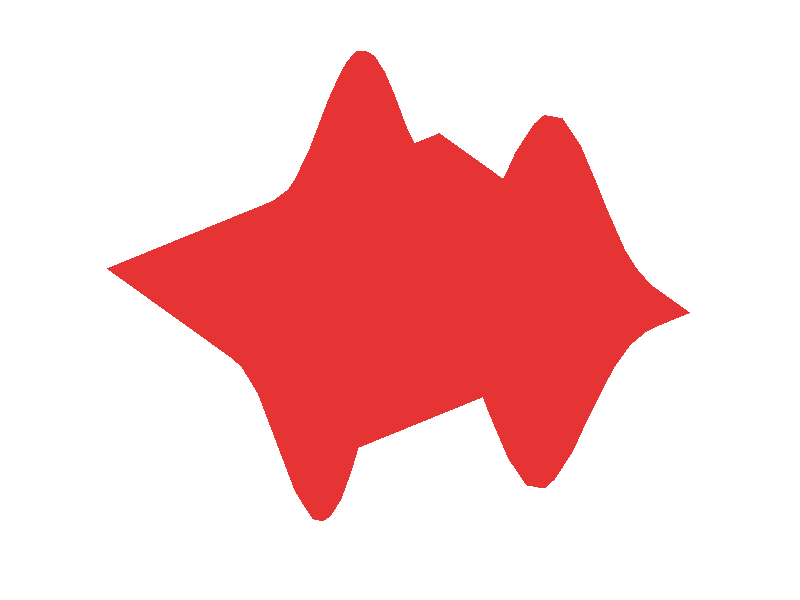

MATLAB code to generate this figure: (Note: this script raises an error after producing the figure.)
function ldrum

% number of grid spacings in each direction (i.e., 1/h)
ns1 = 32;

% number of grid points in each direction
n1 = ns1+1;

% generates 2d grid points
x1 = linspace(0,1,n1)';
[xm,ym] = ndgrid(x1,x1);

% concaternate grid points as single-index array
xx = [xm(:),ym(:)]; 

% grid spacing
h = 1/ns1;

% construct a matrix for the n1 x n1 grid
n2 = n1*n1;
A = sparse([],[],[],n2,n2);
for i = 2:n1-1 % interior nodes only
    for j = 2:n1-1% interior nodes only
        % fill the FD equation for node (i,j)
        
        % find single-index value of self and neighbors
        indc = i  + n1*(j-1);  % center node: (i,j)
        indl = i-1  + n1*(j-1);  % left node: (i-1,j)
        indr = i+1  + n1*(j-1);  % right node: (i+1,j)
        indb = i  + n1*(j-2);  % bottom node: (i,j-1)
        indt = i  + n1*j;  % top node: (i,j+1)
        
        % fill values
        A(indc,indc) = 4/h^2;     % center value
        A(indl,indc) = -1/h^2;    % left value
        A(indr,indc) = -1/h^2;    % right value
        A(indc,indb) = -1/h^2;    % bottom value
        A(indc,indt) = -1/h^2;    % top value
    end
end

% specify the domain shape
ldomain = true;

% we now find the interior nodes; these are the unknowns of the problem
if (ldomain)
    % identify interior nodes of L-shaped domain
    interior = find(((xx(:,1) > 0) & (xx(:,1) < 1) & (xx(:,2) > 0) & (xx(:,2) < 1)) ...
        & ((xx(:,1) > 1/2) | (xx(:,2) < 1/2)));
else
    % identify interior nodes of a square
    interior = find((xx(:,1) > 0) & (xx(:,1) < 1) & (xx(:,2) > 0) & (xx(:,2) < 1));
end

% extract the equations and unknowns associated with interior nodes
Aint = A(interior,interior);

% find the 10 smallest eigenvalues
neig = 10;
[V,D] = eigs(Aint,neig,'sm');

% display the sqrt of the neig eigenvalues
fprintf('%.8e\n',sqrt(diag(D)));

% eigenfunction to be plotted; change this to plot different eigenfunctions
ieig = 3;  

% plotting style
use_pretty_plot = true;

% plot the specified eigenfunctions
U = zeros(n2,1);
U(interior) = V(:,ieig);
figure(1), clf,
if (use_pretty_plot)
    pretty_plot(xm,ym,U);
else
    regular_plot(xm,ym,U);
end

end

function regular_plot(xm,ym,U)
% regular plotting
if (sum(U) < 0)
    U = -U;
end
surf(xm,ym,reshape(U,size(xm)));  hold on;
shading interp;
view(0,90);
axis equal;
axis off;
axis([0,1,0,1]);
% plot the border
if (sum(abs(U(xm < 1/2 & ym > 1/2))) < 0.1)
   plot([0,1,1,1/2,1/2,0,0],[0,0,1,1,1/2,1/2,0],'k-'); 
end
end

function pretty_plot(xm,ym,U)
% pretty plot for the L-shaped domain problem. 
xm = 50*xm;
ym = 50*ym;
if (sum(U) < 0)
    U = -U;
end
U = U/max(abs(U));
if (min(U) < -0.01)
    Ushift = -0.4;
else
    Ushift = 0;
end
U = 40*(1/(max(U)-min(U))*(U-min(U)+Ushift));


figh = figure(1);
clf;
h = surf(ym,xm,reshape(U,size(xm))');
axis off;
logoax = axes('CameraPosition', [-193.4013 -265.1546  220.4819],...
    'CameraTarget',[26 26 10], ...
    'CameraUpVector',[0 0 1], ...
    'CameraViewAngle',9.5, ...
    'DataAspectRatio', [1 1 .9],...
    'Position',[0 0 1 1], ...
    'Visible','off', ...
    'XLim',[1 51], ...
    'YLim',[1 51], ...
    'ZLim',[-13 40], ...
    'parent',figh);
s = set(h, ...
    'EdgeColor','none', ...
    'FaceColor',[0.9 0.2 0.2], ...
    'FaceLighting','phong', ...
    'AmbientStrength',0.3, ...
    'DiffuseStrength',0.6, ...
    'Clipping','off',...
    'BackFaceLighting','lit', ...
    'SpecularStrength',1, ...
    'SpecularColorReflectance',1, ...
    'SpecularExponent',7, ...
    'parent',logoax);
l1 = light('Position',[40 100 20], ...
    'Style','local', ...
    'Color',[0 0.8 0.8], ...
    'parent',logoax);
l2 = light('Position',[.5 -1 .4], ...
    'Color',[0.8 0.8 0], ...
    'parent',logoax);
%z = zoom(figh);
%z.setAxes3DPanAndZoomStyle(logoax,'camera');
end